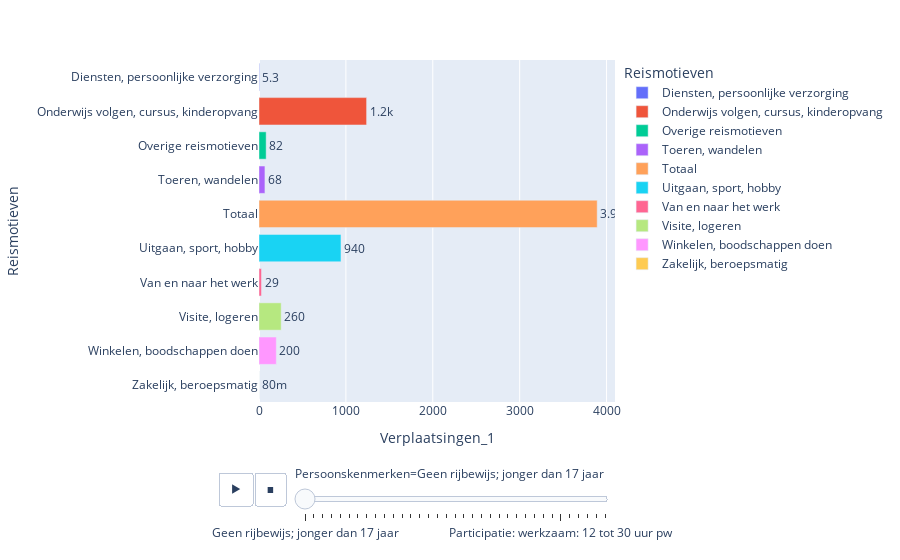

Notebook code for this chart:
### Code cell
fig = px.bar(data_motief_3, x = 'Verplaatsingen_1', y = 'Reismotieven', color = 'Reismotieven',
             orientation = 'h', text_auto = '.2s', animation_frame = 'Persoonskenmerken')
fig.update_traces(textposition="outside")
fig.show()

### Figure 1 — Plotly figure (JSON) as saved in the notebook; plotly's stock layout.template omitted (floating-point values rounded to 4 significant figures)
{"data": [{"alignmentgroup": "True", "hovertemplate": "Reismotieven=%{y}<br>Persoonskenmerken=Geen rijbewijs; jonger dan 17 jaar<br>Verplaatsingen_1=%{x}<extra></extra>", "legendgroup": "Diensten, persoonlijke verzorging", "marker": {"color": "#636efa", "pattern": {"shape": ""}}, "name": "Diensten, persoonlijke verzorging", "offsetgroup": "Diensten, persoonlijke verzorging", "orientation": "h", "showlegend": true, "textposition": "outside", "texttemplate": "%{x:.2s}", "type": "bar", "x": [5.28], "xaxis": "x", "y": ["Diensten, persoonlijke verzorging"], "yaxis": "y"}, {"alignmentgroup": "True", "hovertemplate": "Reismotieven=%{y}<br>Persoonskenmerken=Geen rijbewijs; jonger dan 17 jaar<br>Verplaatsingen_1=%{x}<extra></extra>", "legendgroup": "Onderwijs volgen, cursus, kinderopvang", "marker": {"color": "#EF553B", "pattern": {"shape": ""}}, "name": "Onderwijs volgen, cursus, kinderopvang", "offsetgroup": "Onderwijs volgen, cursus, kinderopvang", "orientation": "h", "showlegend": true, "textposition": "outside", "texttemplate": "%{x:.2s}", "type": "bar", "x": [1238.0], "xaxis": "x", "y": ["Onderwijs volgen, cursus, kinderopvang"], "yaxis": "y"}, {"alignmentgroup": "True", "hovertemplate": "Reismotieven=%{y}<br>Persoonskenmerken=Geen rijbewijs; jonger dan 17 jaar<br>Verplaatsingen_1=%{x}<extra></extra>", "legendgroup": "Overige reismotieven", "marker": {"color": "#00cc96", "pattern": {"shape": ""}}, "name": "Overige reismotieven", "offsetgroup": "Overige reismotieven", "orientation": "h", "showlegend": true, "textposition": "outside", "texttemplate": "%{x:.2s}", "type": "bar", "x": [82.4], "xaxis": "x", "y": ["Overige reismotieven"], "yaxis": "y"}, {"alignmentgroup": "True", "hovertemplate": "Reismotieven=%{y}<br>Persoonskenmerken=Geen rijbewijs; jonger dan 17 jaar<br>Verplaatsingen_1=%{x}<extra></extra>", "legendgroup": "Toeren, wandelen", "marker": {"color": "#ab63fa", "pattern": {"shape": ""}}, "name": "Toeren, wandelen", "offsetgroup": "Toeren, wandelen", "orientation": "h", "showlegend": true, "textposition": "outside", "texttemplate": "%{x:.2s}", "type": "bar", "x": [68.3], "xaxis": "x", "y": ["Toeren, wandelen"], "yaxis": "y"}, {"alignmentgroup": "True", "hovertemplate": "Reismotieven=%{y}<br>Persoonskenmerken=Geen rijbewijs; jonger dan 17 jaar<br>Verplaatsingen_1=%{x}<extra></extra>", "legendgroup": "Totaal", "marker": {"color": "#FFA15A", "pattern": {"shape": ""}}, "name": "Totaal", "offsetgroup": "Totaal", "orientation": "h", "showlegend": true, "textposition": "outside", "texttemplate": "%{x:.2s}", "type": "bar", "x": [3892.0], "xaxis": "x", "y": ["Totaal"], "yaxis": "y"}, {"alignmentgroup": "True", "hovertemplate": "Reismotieven=%{y}<br>Persoonskenmerken=Geen rijbewijs; jonger dan 17 jaar<br>Verplaatsingen_1=%{x}<extra></extra>", "legendgroup": "Uitgaan, sport, hobby", "marker": {"color": "#19d3f3", "pattern": {"shape": ""}}, "name": "Uitgaan, sport, hobby", "offsetgroup": "Uitgaan, sport, hobby", "orientation": "h", "showlegend": true, "textposition": "outside", "texttemplate": "%{x:.2s}", "type": "bar", "x": [943.5], "xaxis": "x", "y": ["Uitgaan, sport, hobby"], "yaxis": "y"}, {"alignmentgroup": "True", "hovertemplate": "Reismotieven=%{y}<br>Persoonskenmerken=Geen rijbewijs; jonger dan 17 jaar<br>Verplaatsingen_1=%{x}<extra></extra>", "legendgroup": "Van en naar het werk", "marker": {"color": "#FF6692", "pattern": {"shape": ""}}, "name": "Van en naar het werk", "offsetgroup": "Van en naar het werk", "orientation": "h", "showlegend": true, "textposition": "outside", "texttemplate": "%{x:.2s}", "type": "bar", "x": [28.75], "xaxis": "x", "y": ["Van en naar het werk"], "yaxis": "y"}, {"alignmentgroup": "True", "hovertemplate": "Reismotieven=%{y}<br>Persoonskenmerken=Geen rijbewijs; jonger dan 17 jaar<br>Verplaatsingen_1=%{x}<extra></extra>", "legendgroup": "Visite, logeren", "marker": {"color": "#B6E880", "pattern": {"shape": ""}}, "name": "Visite, logeren", "offsetgroup": "Visite, logeren", "orientation": "h", "showlegend": true, "textposition": "outside", "texttemplate": "%{x:.2s}", "type": "bar", "x": [255.3], "xaxis": "x", "y": ["Visite, logeren"], "yaxis": "y"}, {"alignmentgroup": "True", "hovertemplate": "Reismotieven=%{y}<br>Persoonskenmerken=Geen rijbewijs; jonger dan 17 jaar<br>Verplaatsingen_1=%{x}<extra></extra>", "legendgroup": "Winkelen, boodschappen doen", "marker": {"color": "#FF97FF", "pattern": {"shape": ""}}, "name": "Winkelen, boodschappen doen", "offsetgroup": "Winkelen, boodschappen doen", "orientation": "h", "showlegend": true, "textposition": "outside", "texttemplate": "%{x:.2s}", "type": "bar", "x": [199.3], "xaxis": "x", "y": ["Winkelen, boodschappen doen"], "yaxis": "y"}, {"alignmentgroup": "True", "hovertemplate": "Reismotieven=%{y}<br>Persoonskenmerken=Geen rijbewijs; jonger dan 17 jaar<br>Verplaatsingen_1=%{x}<extra></extra>", "legendgroup": "Zakelijk, beroepsmatig", "marker": {"color": "#FECB52", "pattern": {"shape": ""}}, "name": "Zakelijk, beroepsmatig", "offsetgroup": "Zakelijk, beroepsmatig", "orientation": "h", "showlegend": true, "textposition": "outside", "texttemplate": "%{x:.2s}", "type": "bar", "x": [0.08], "xaxis": "x", "y": ["Zakelijk, beroepsmatig"], "yaxis": "y"}], "layout": {"barmode": "relative", "legend": {"title": {"text": "Reismotieven"}, "tracegroupgap": 0}, "margin": {"t": 60}, "sliders": [{"active": 0, "currentvalue": {"prefix": "Persoonskenmerken="}, "len": 0.9, "pad": {"b": 10, "t": 60}, "steps": [{"args": [["Geen rijbewijs; jonger dan 17 jaar"], {"frame": {"duration": 0, "redraw": true}, "fromcurrent": true, "mode": "immediate", "transition": {"duration": 0, "easing": "linear"}}], "label": "Geen rijbewijs; jonger dan 17 jaar", "method": "animate"}, {"args": [["Geen rijbewijs; wel 17 jaar of ouder"], {"frame": {"duration": 0, "redraw": true}, "fromcurrent": true, "mode": "immediate", "transition": {"duration": 0, "easing": "linear"}}], "label": "Geen rijbewijs; wel 17 jaar of ouder", "method": "animate"}, {"args": [["Gestandaardiseerd inkomen: 1e 20%-groep"], {"frame": {"duration": 0, "redraw": true}, "fromcurrent": true, "mode": "immediate", "transition": {"duration": 0, "easing": "linear"}}], "label": "Gestandaardiseerd inkomen: 1e 20%-groep", "method": "animate"}, {"args": [["Gestandaardiseerd inkomen: 2e 20%-groep"], {"frame": {"duration": 0, "redraw": true}, "fromcurrent": true, "mode": "immediate", "transition": {"duration": 0, "easing": "linear"}}], "label": "Gestandaardiseerd inkomen: 2e 20%-groep", "method": "animate"}, {"args": [["Gestandaardiseerd inkomen: 3e 20%-groep"], {"frame": {"duration": 0, "redraw": true}, "fromcurrent": true, "mode": "immediate", "transition": {"duration": 0, "easing": "linear"}}], "label": "Gestandaardiseerd inkomen: 3e 20%-groep", "method": "animate"}, {"args": [["Gestandaardiseerd inkomen: 4e 20%-groep"], {"frame": {"duration": 0, "redraw": true}, "fromcurrent": true, "mode": "immediate", "transition": {"duration": 0, "easing": "linear"}}], "label": "Gestandaardiseerd inkomen: 4e 20%-groep", "method": "animate"}, {"args": [["Gestandaardiseerd inkomen: 5e 20%-groep"], {"frame": {"duration": 0, "redraw": true}, "fromcurrent": true, "mode": "immediate", "transition": {"duration": 0, "easing": "linear"}}], "label": "Gestandaardiseerd inkomen: 5e 20%-groep", "method": "animate"}, {"args": [["Leeftijd: 12 tot 18 jaar"], {"frame": {"duration": 0, "redraw": true}, "fromcurrent": true, "mode": "immediate", "transition": {"duration": 0, "easing": "linear"}}], "label": "Leeftijd: 12 tot 18 jaar", "method": "animate"}, {"args": [["Leeftijd: 18 tot 25 jaar"], {"frame": {"duration": 0, "redraw": true}, "fromcurrent": true, "mode": "immediate", "transition": {"duration": 0, "easing": "linear"}}], "label": "Leeftijd: 18 tot 25 jaar", "method": "animate"}, {"args": [["Leeftijd: 25 tot 35 jaar"], {"frame": {"duration": 0, "redraw": true}, "fromcurrent": true, "mode": "immediate", "transition": {"duration": 0, "easing": "linear"}}], "label": "Leeftijd: 25 tot 35 jaar", "method": "animate"}, {"args": [["Leeftijd: 35 tot 50 jaar"], {"frame": {"duration": 0, "redraw": true}, "fromcurrent": true, "mode": "immediate", "transition": {"duration": 0, "easing": "linear"}}], "label": "Leeftijd: 35 tot 50 jaar", "method": "animate"}, {"args": [["Leeftijd: 50 tot 65 jaar"], {"frame": {"duration": 0, "redraw": true}, "fromcurrent": true, "mode": "immediate", "transition": {"duration": 0, "easing": "linear"}}], "label": "Leeftijd: 50 tot 65 jaar", "method": "animate"}, {"args": [["Leeftijd: 65 tot 75 jaar"], {"frame": {"duration": 0, "redraw": true}, "fromcurrent": true, "mode": "immediate", "transition": {"duration": 0, "easing": "linear"}}], "label": "Leeftijd: 65 tot 75 jaar", "method": "animate"}, {"args": [["Leeftijd: 75 jaar of ouder"], {"frame": {"duration": 0, "redraw": true}, "fromcurrent": true, "mode": "immediate", "transition": {"duration": 0, "easing": "linear"}}], "label": "Leeftijd: 75 jaar of ouder", "method": "animate"}, {"args": [["Leeftijd:6 tot 12 jaar"], {"frame": {"duration": 0, "redraw": true}, "fromcurrent": true, "mode": "immediate", "transition": {"duration": 0, "easing": "linear"}}], "label": "Leeftijd:6 tot 12 jaar", "method": "animate"}, {"args": [["Migratieachtergrond: Nederland"], {"frame": {"duration": 0, "redraw": true}, "fromcurrent": true, "mode": "immediate", "transition": {"duration": 0, "easing": "linear"}}], "label": "Migratieachtergrond: Nederland", "method": "animate"}, {"args": [["Migratieachtergrond: niet-westers"], {"frame": {"duration": 0, "redraw": true}, "fromcurrent": true, "mode": "immediate", "transition": {"duration": 0, "easing": "linear"}}], "label": "Migratieachtergrond: niet-westers", "method": "animate"}, {"args": [["Migratieachtergrond: westers"], {"frame": {"duration": 0, "redraw": true}, "fromcurrent": true, "mode": "immediate", "transition": {"duration": 0, "easing": "linear"}}], "label": "Migratieachtergrond: westers", "method": "animate"}, {"args": [["OV-Studentenkaart: geen"], {"frame": {"duration": 0, "redraw": true}, "fromcurrent": true, "mode": "immediate", "transition": {"duration": 0, "easing": "linear"}}], "label": "OV-Studentenkaart: geen", "method": "animate"}, {"args": [["OV-Studentenkaart: weekabonnement"], {"frame": {"duration": 0, "redraw": true}, "fromcurrent": true, "mode": "immediate", "transition": {"duration": 0, "easing": "linear"}}], "label": "OV-Studentenkaart: weekabonnement", "method": "animate"}, {"args": [["OV-Studentenkaart: weekendabonnement"], {"frame": {"duration": 0, "redraw": true}, "fromcurrent": true, "mode": "immediate", "transition": {"duration": 0, "easing": "linear"}}], "label": "OV-Studentenkaart: weekendabonnement", "method": "animate"}, {"args": [["Onderwijsniveau: 1 Laag"], {"frame": {"duration": 0, "redraw": true}, "fromcurrent": true, "mode": "immediate", "transition": {"duration": 0, "easing": "linear"}}], "label": "Onderwijsniveau: 1 Laag", "method": "animate"}, {"args": [["Onderwijsniveau: 2 Middelbaar"], {"frame": {"duration": 0, "redraw": true}, "fromcurrent": true, "mode": "immediate", "transition": {"duration": 0, "easing": "linear"}}], "label": "Onderwijsniveau: 2 Middelbaar", "method": "animate"}, {"args": [["Onderwijsniveau: 3 Hoog"], {"frame": {"duration": 0, "redraw": true}, "fromcurrent": true, "mode": "immediate", "transition": {"duration": 0, "easing": "linear"}}], "label": "Onderwijsniveau: 3 Hoog", "method": "animate"}, {"args": [["Participatie:  arbeidsongeschikt"], {"frame": {"duration": 0, "redraw": true}, "fromcurrent": true, "mode": "immediate", "transition": {"duration": 0, "easing": "linear"}}], "label": "Participatie:  arbeidsongeschikt", "method": "animate"}, {"args": [["Participatie: anders/overig"], {"frame": {"duration": 0, "redraw": true}, "fromcurrent": true, "mode": "immediate", "transition": {"duration": 0, "easing": "linear"}}], "label": "Participatie: anders/overig", "method": "animate"}, {"args": [["Participatie: gepensioneerd/VUT"], {"frame": {"duration": 0, "redraw": true}, "fromcurrent": true, "mode": "immediate", "transition": {"duration": 0, "easing": "linear"}}], "label": "Participatie: gepensioneerd/VUT", "method": "animate"}, {"args": [["Participatie: werkloos"], {"frame": {"duration": 0, "redraw": true}, "fromcurrent": true, "mode": "immediate", "transition": {"duration": 0, "easing": "linear"}}], "label": "Participatie: werkloos", "method": "animate"}, {"args": [["Participatie: werkzaam 30 uur pw of meer"], {"frame": {"duration": 0, "redraw": true}, "fromcurrent": true, "mode": "immediate", "transition": {"duration": 0, "easing": "linear"}}], "label": "Participatie: werkzaam 30 uur pw of meer", "method": "animate"}, {"args": [["Participatie: werkzaam: 12 tot 30 uur pw"], {"frame": {"duration": 0, "redraw": true}, "fromcurrent": true, "mode": "immediate", "transition": {"duration": 0, "easing": "linear"}}], "label": "Participatie: werkzaam: 12 tot 30 uur pw", "method": "animate"}, {"args": [["Participatie:student/scholier"], {"frame": {"duration": 0, "redraw": true}, "fromcurrent": true, "mode": "immediate", "transition": {"duration": 0, "easing": "linear"}}], "label": "Participatie:student/scholier", "method": "animate"}, {"args": [["Rijbewijs, geen personenauto in hh"], {"frame": {"duration": 0, "redraw": true}, "fromcurrent": true, "mode": "immediate", "transition": {"duration": 0, "easing": "linear"}}], "label": "Rijbewijs, geen personenauto in hh", "method": "animate"}, {"args": [["Rijbewijs, personenauto in hh"], {"frame": {"duration": 0, "redraw": true}, "fromcurrent": true, "mode": "immediate", "transition": {"duration": 0, "easing": "linear"}}], "label": "Rijbewijs, personenauto in hh", "method": "animate"}, {"args": [["Rijbewijs, personenauto op eigen naam"], {"frame": {"duration": 0, "redraw": true}, "fromcurrent": true, "mode": "immediate", "transition": {"duration": 0, "easing": "linear"}}], "label": "Rijbewijs, personenauto op eigen naam", "method": "animate"}, {"args": [["Totaal personen"], {"frame": {"duration": 0, "redraw": true}, "fromcurrent": true, "mode": "immediate", "transition": {"duration": 0, "easing": "linear"}}], "label": "Totaal personen", "method": "animate"}], "x": 0.1, "xanchor": "left", "y": 0, "yanchor": "top"}], "updatemenus": [{"buttons": [{"args": [null, {"frame": {"duration": 500, "redraw": true}, "fromcurrent": true, "mode": "immediate", "transition": {"duration": 500, "easing": "linear"}}], "label": "&#9654;", "method": "animate"}, {"args": [[null], {"frame": {"duration": 0, "redraw": true}, "fromcurrent": true, "mode": "immediate", "transition": {"duration": 0, "easing": "linear"}}], "label": "&#9724;", "method": "animate"}], "direction": "left", "pad": {"r": 10, "t": 70}, "showactive": false, "type": "buttons", "x": 0.1, "xanchor": "right", "y": 0, "yanchor": "top"}], "xaxis": {"anchor": "y", "domain": [0, 1], "title": {"text": "Verplaatsingen_1"}}, "yaxis": {"anchor": "x", "categoryarray": ["Zakelijk, beroepsmatig", "Winkelen, boodschappen doen", "Visite, logeren", "Van en naar het werk", "Uitgaan, sport, hobby", "Totaal", "Toeren, wandelen", "Overige reismotieven", "Onderwijs volgen, cursus, kinderopvang", "Diensten, persoonlijke verzorging"], "categoryorder": "array", "domain": [0, 1], "title": {"text": "Reismotieven"}}}}
